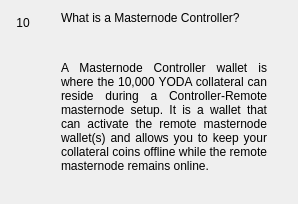
                  <widget class="QWidget" name="widgetFaq10" native="true">
                   <layout class="QHBoxLayout" name="horizontalpage_10" stretch="0,1">
                    <item alignment="Qt::AlignTop">
                     <widget class="QLabel" name="labelNumber10">
                      <property name="minimumSize">
                       <size>
                        <width>24</width>
                        <height>24</height>
                       </size>
                      </property>
                      <property name="maximumSize">
                       <size>
                        <width>16777215</width>
                        <height>24</height>
                       </size>
                      </property>
                      <property name="text">
                       <string>10</string>
                      </property>
                      <property name="alignment">
                       <set>Qt::AlignCenter</set>
                      </property>
                     </widget>
                    </item>
                    <item>
                     <layout class="QVBoxLayout" name="verticalLayoutpage_10">
                      <property name="leftMargin">
                       <number>20</number>
                      </property>
                      <property name="rightMargin">
                       <number>20</number>
                      </property>
                      <item>
                       <widget class="QLabel" name="labelSubtitle10">
                        <property name="text">
                         <string>What is a Masternode Controller?</string>
                        </property>
                        <property name="wordWrap">
                         <bool>true</bool>
                        </property>
                       </widget>
                      </item>
                      <item>
                       <spacer name="verticalSpacer_100">
                        <property name="orientation">
                         <enum>Qt::Vertical</enum>
                        </property>
                        <property name="sizeType">
                         <enum>QSizePolicy::Fixed</enum>
                        </property>
                        <property name="sizeHint" stdset="0">
                         <size>
                          <width>20</width>
                          <height>30</height>
                         </size>
                        </property>
                       </spacer>
                      </item>
                      <item>
                       <widget class="QLabel" name="labelContent10">
                        <property name="text">
                         <string>&lt;html&gt;&lt;head/&gt;&lt;body&gt;&lt;p align=&quot;justify&quot;&gt;A Masternode Controller wallet is where the 10,000 YODA collateral can reside during a Controller-Remote masternode setup. It is a wallet that can activate the remote masternode wallet(s) and allows you to keep your collateral coins offline while the remote masternode remains online. &lt;/p&gt;&lt;/body&gt;&lt;/html&gt;</string>
                        </property>
                        <property name="alignment">
                         <set>Qt::AlignLeading|Qt::AlignLeft|Qt::AlignTop</set>
                        </property>
                        <property name="wordWrap">
                         <bool>true</bool>
                        </property>
                       </widget>
                      </item>
                      <item>
                       <spacer name="verticalSpacer_92">
                        <property name="orientation">
                         <enum>Qt::Vertical</enum>
                        </property>
                        <property name="sizeHint" stdset="0">
                         <size>
                          <width>20</width>
                          <height>20</height>
                         </size>
                        </property>
                       </spacer>
                      </item>
                     </layout>
                    </item>
                   </layout>
                  </widget>
